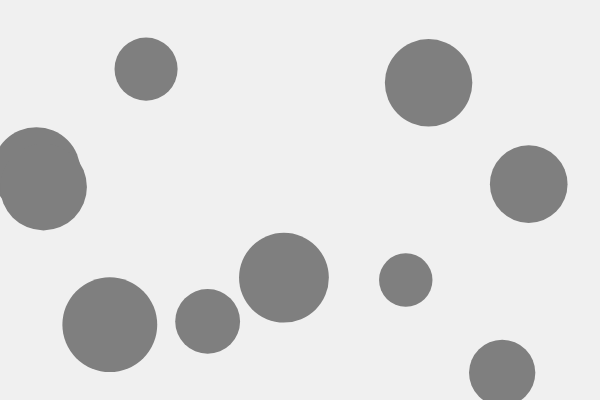
Frame 1 (no input)
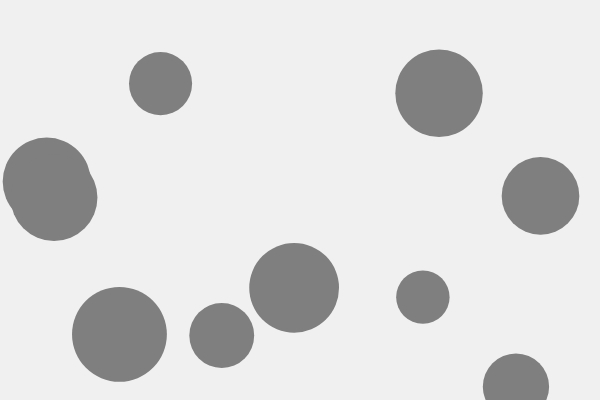
Frame 60 (no input)
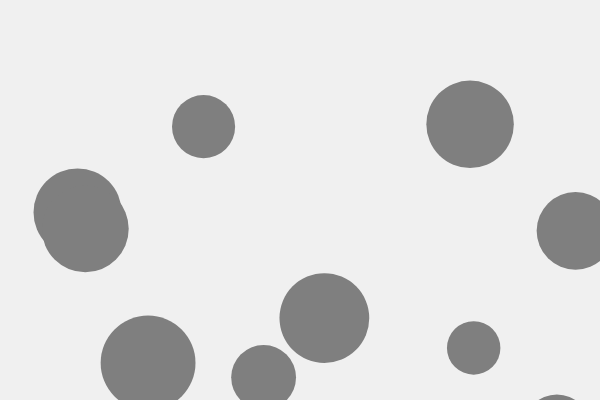
Frame 120 (the mouse pressed at the canvas centre since frame 60)

The p5.js sketch that drew these frames (run headless with seeded random() and noise() and a simulated clock; from frame 60 on, the mouse is pressed at the canvas centre):

// p5.js sketch
// ── sketch.js
let particles = [];
let gravity;
let wind;

function setup() {
  createCanvas(600, 400);
  gravity = createVector(0, 0.1);
  wind = createVector(0.1, 0);
  for (let i = 0; i < 10; i++) {
    particles.push(new Particle(random(width), random(height), random(10, 20)));
  }
}

function draw() {
  background(240);
  for (let particle of particles) {
    particle.applyForce(gravity);
    particle.applyForce(wind);
    particle.update();
    particle.show();
  }
}


// ── particle.js
class Particle {
    constructor(x, y, mass) {
      this.pos = createVector(x, y);
      this.vel = createVector(0, 0);
      this.acc = createVector(0, 0);
      this.mass = mass;
      this.size = this.mass * 5;
    }
  
    applyForce(force) {
      let f = force.copy();
      f.div(this.mass);
      this.acc.add(f);
    }
  
    update() {
      this.vel.add(this.acc);
      this.pos.add(this.vel);
      this.acc.mult(0);
    }
  
    show() {
      fill(127);
      noStroke();
      ellipse(this.pos.x, this.pos.y, this.size, this.size);
    }
  }
  
